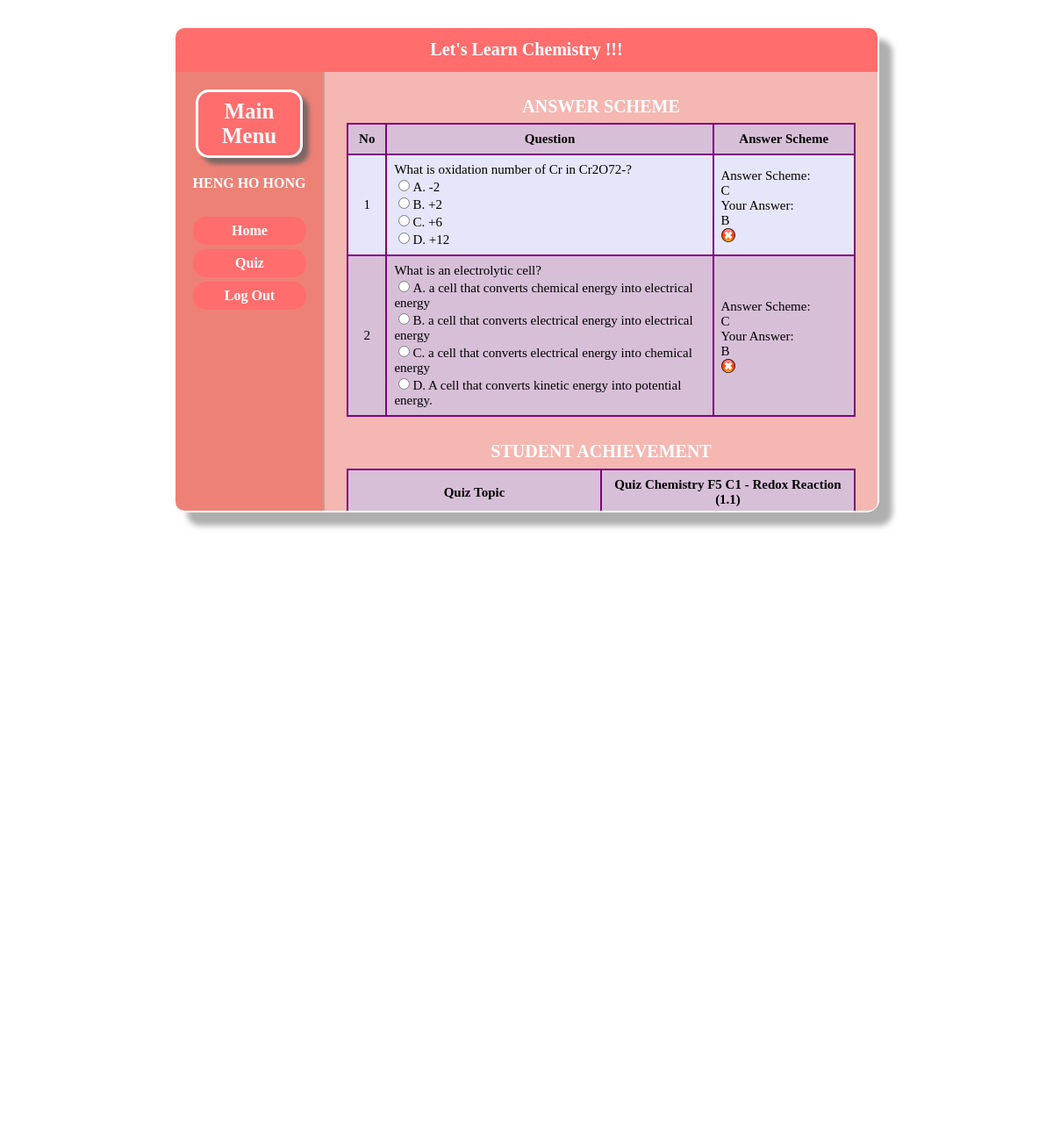
Screenshot of /sourcefile/jawab_ulangkaji.php?id_kuiz=Q001 (signed in) with the database file from the repository.
### tables this page shows
CREATE TABLE `pelaksanaan_kuiz` (
  `id_murid` varchar(4) NOT NULL,
  `id_soalan` varchar(4) NOT NULL,
  `tarikh_jawab` varchar(10) NOT NULL,
  `pilih` varchar(50) NOT NULL,
  `markah_perolehi` int(2) NOT NULL
);

CREATE TABLE `soalan` (
  `id_soalan` varchar(4) NOT NULL,
  `nama_soalan` varchar(1000) NOT NULL,
  `pilihan_A` varchar(1000) NOT NULL,
  `pilihan_B` varchar(1000) NOT NULL,
  `pilihan_C` varchar(1000) NOT NULL,
  `pilihan_D` varchar(1000) NOT NULL,
  `jawapan` varchar(50) NOT NULL,
  `markah` int(2) NOT NULL,
  `id_guru` varchar(4) NOT NULL,
  `id_kuiz` varchar(4) NOT NULL,
  `jenis` int(1) NOT NULL
);

CREATE TABLE `kuiz` (
  `id_kuiz` varchar(4) NOT NULL,
  `nama_kuiz` varchar(50) NOT NULL
);

### sourcefile/jawab_ulangkaji.php (the view, shortened to what this page needs)
<?php
    include ('header.php');
    include('sambungan.php');
    include('menu_murid.php');
    $id_kuiz = $_GET['id_kuiz'];
?>
<link rel="stylesheet"href="senarai.css">
<div class="kandungan">
    <table>
        <tr>
            <caption>ANSWER SCHEME</caption>
            <th>No</th>
            <th>Question</th>
            <th>Answer Scheme</th>
        </tr>
        <?php
            $betul = 0;
            $id_murid=$_SESSION['username'];
            $sql="select * from pelaksanaan_kuiz join soalan on pelaksanaan_kuiz.id_soalan = soalan.id_soalan join kuiz on soalan.id_kuiz = kuiz.id_kuiz where soalan.id_kuiz = '".$id_kuiz."'and id_murid='".$id_murid."'";
            $data = mysqli_query($sambungan,$sql);
            $bil = 1;
            while($pelaksanaan_kuiz=mysqli_fetch_array($data)) {
        ?>
        <tr>
            <td class="bil"><?php echo $bil;?></td>
            <td class="soalan">
                <?php
                $jenis = $pelaksanaan_kuiz['jenis'];
                if ($jenis == 1)
                echo "
                $pelaksanaan_kuiz[nama_soalan]<br>
                <input type=radio name=$pelaksanaan_kuiz[id_soalan] value=A>A. $pelaksanaan_kuiz[pilihan_A]<br>
                <input type=radio name=$pelaksanaan_kuiz[id_soalan] value=B>B. $pelaksanaan_kuiz[pilihan_B]<br>
                <input type=radio name=$pelaksanaan_kuiz[id_soalan] value=C>C. $pelaksanaan_kuiz[pilihan_C]<br>
                <input type=radio name=$pelaksanaan_kuiz[id_soalan] value=D>D. $pelaksanaan_kuiz[pilihan_D]<br>
                ";
                ?>
            </td>
            <td class="skema">
                <?php
                echo"Answer Scheme:<br>
                    ".$pelaksanaan_kuiz['jawapan']."<br>";
                echo"Your Answer:<br>
                    ".$pelaksanaan_kuiz['pilih']."<br>";
                if(strtolower($pelaksanaan_kuiz['pilih']) == strtolower($pelaksanaan_kuiz['jawapan'])) {
                    echo"<img src='betul.png'";
                    $betul = $betul + 1;
                }
                else
                    echo"<img src='delete.png'>";
                ?>
            </td>
        </tr>
        <?php
            $bil=$bil+1;
            $kuiz=$pelaksanaan_kuiz['nama_kuiz'];
        }
        ?>
    </table>
    <table>
    <caption>STUDENT ACHIEVEMENT</caption>
        <tr>
            <th class="keputusan">Quiz Topic</th>
            <th class="keputusan"><?php echo $kuiz; ?></th>
        </tr>
    </table>
</div>

### sourcefile/menu.css (style rules this page uses)
div.kandungan { overflow: auto; float: left; position: relative; border: none; border-radius: 0 0 10px 0; width: 630px; height: 500px; background-color: rgba(231, 76, 60, 0.4); z-index: 3; }

### sourcefile/senarai.css (style rules this page uses)
table { font-family: cursive; font-size: 15px; font-weight: normal; text-align: center; width: 580px; margin : 20 auto; border-collapse: collapse; }
caption { font-size: 20px; font-weight: bold; color: white; padding: 8px; }
td,th { padding: 8px; border: 2px solid purple; }
td.bil { width: 20px; }
td.soalan { width: 300px; text-align: left; }
td.skema { width: 120px; text-align: left; }
tr:nth-child(odd) { background-color: thistle; }
tr:nth-child(even) { background-color: lavender; }
th { font-weight: bold; color: black; background-colour: darkviolet; }

### rows the page displays
pelaksanaan_kuiz: id_soalan.nama_soalan "What is oxidation number of Cr in Cr2O72-?", id_soalan.pilihan_A "-2", id_soalan.pilihan_B "+2", id_soalan.pilihan_C "+6", id_soalan.pilihan_D "+12", id_soalan.jawapan "C", pilih "B"
pelaksanaan_kuiz: id_soalan.nama_soalan "What is an electrolytic cell?", id_soalan.pilihan_A "a cell that converts chemical energy into electrical energy", id_soalan.pilihan_B "a cell that converts electrical energy into electrical energy", id_soalan.pilihan_C "a cell that converts electrical energy into chemical energy", id_soalan.pilihan_D "A cell that converts kinetic energy into potential energy.", id_soalan.jawapan "C", pilih "B"
kuiz: nama_kuiz "Quiz Chemistry F5 C1 - Redox Reaction (1.1)"

### other values shown
$nama "HENG HO HONG"
